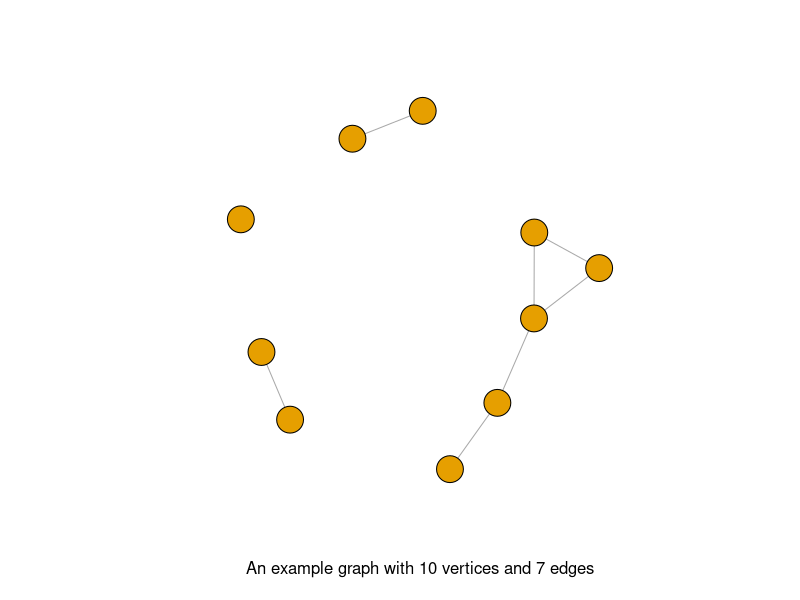
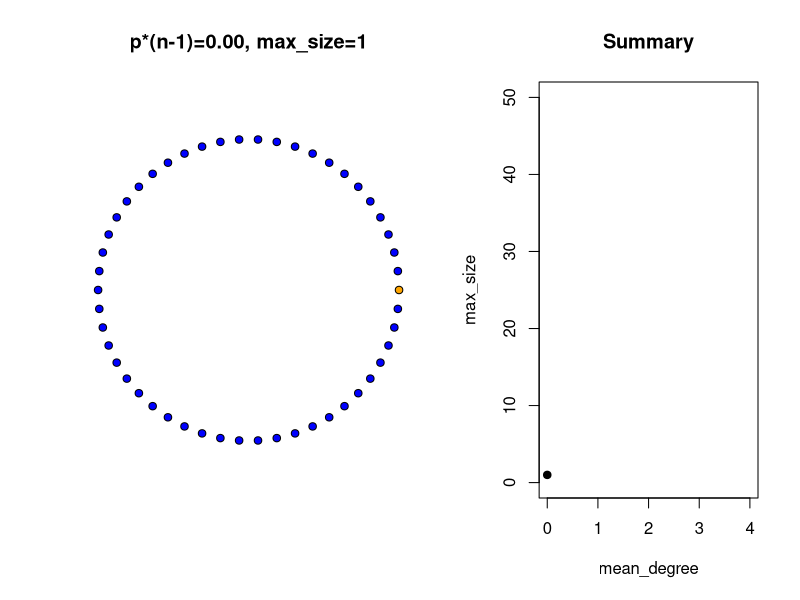
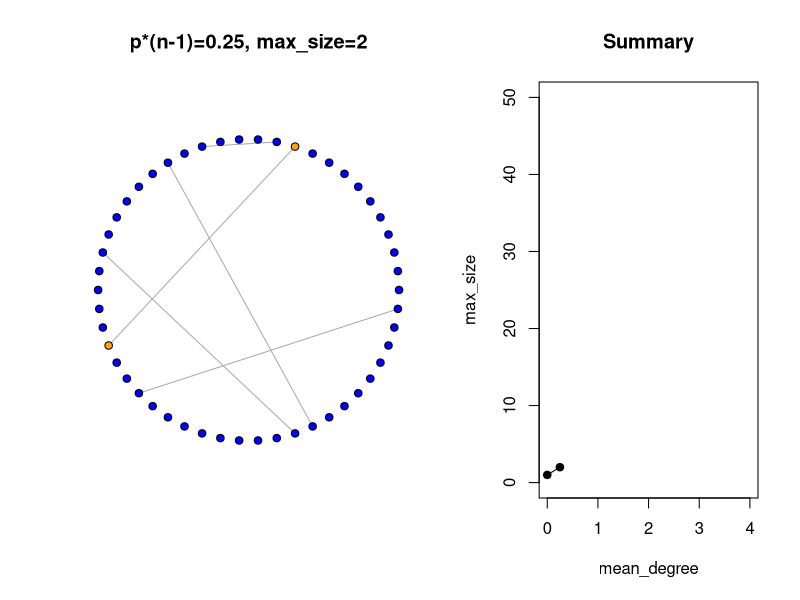
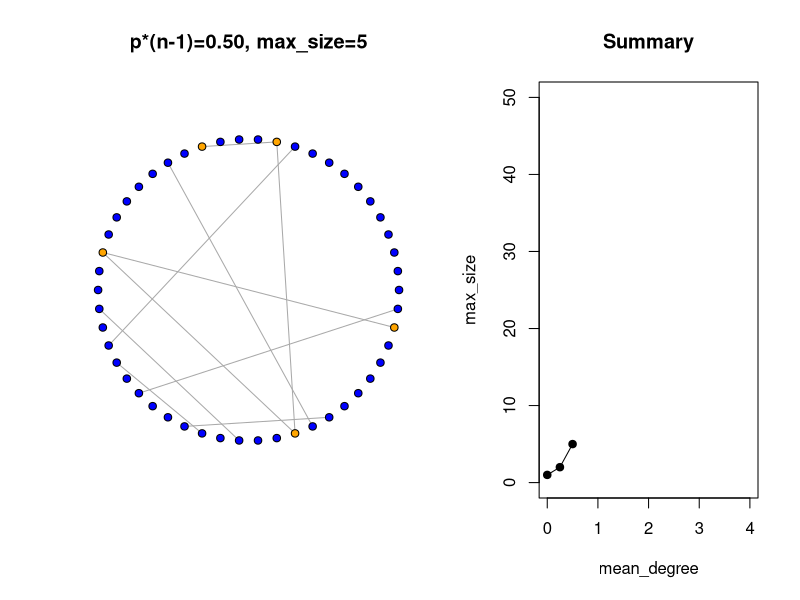
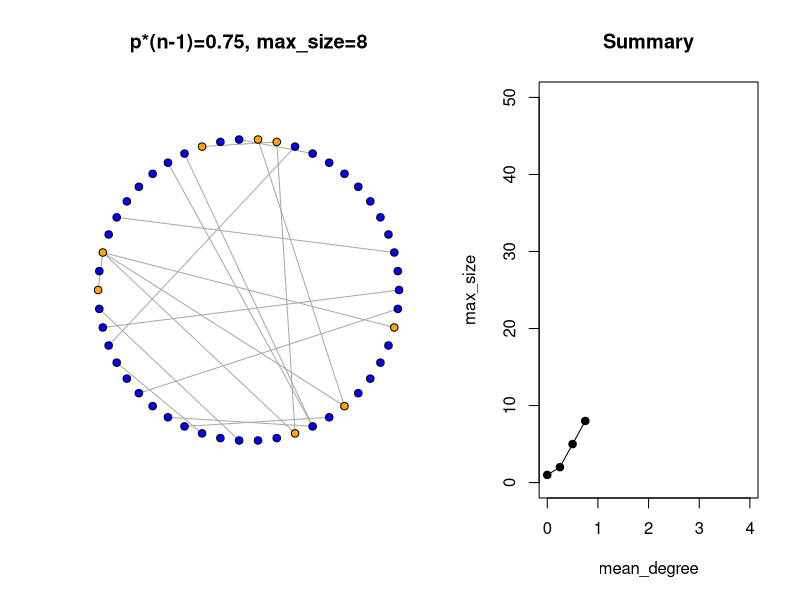
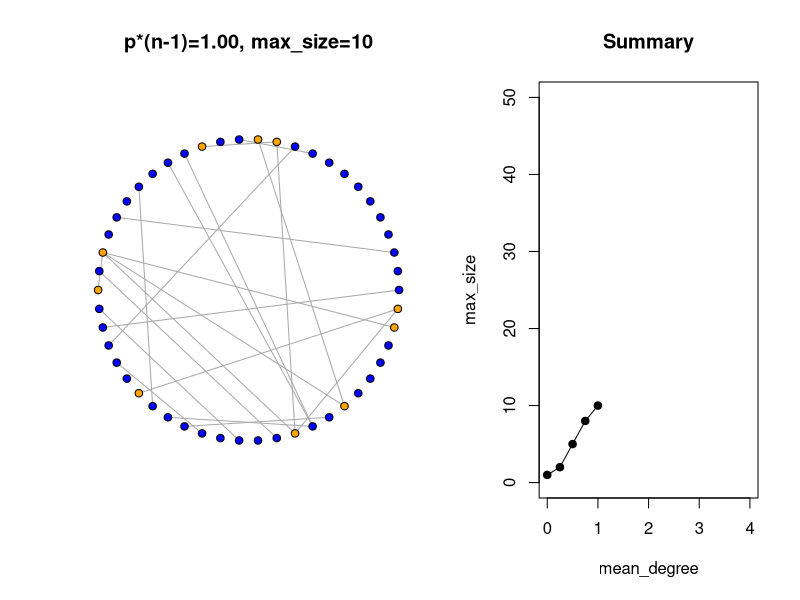
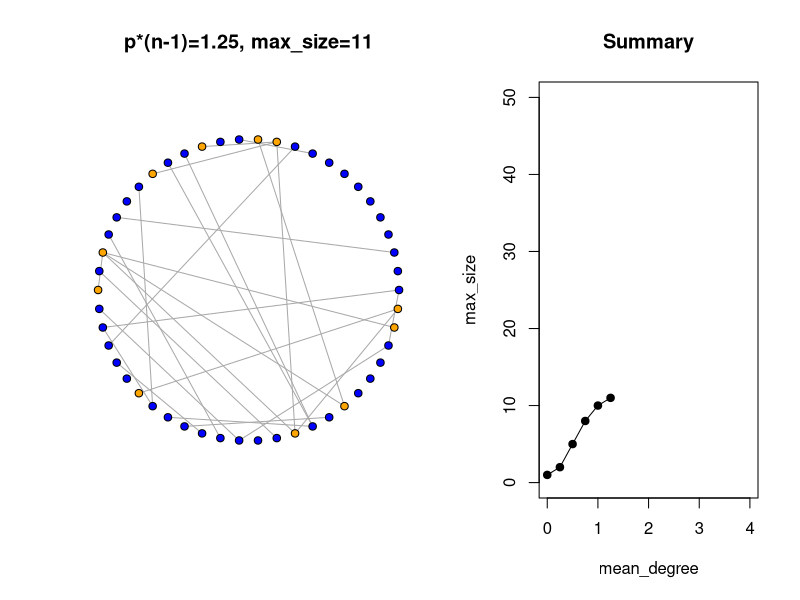
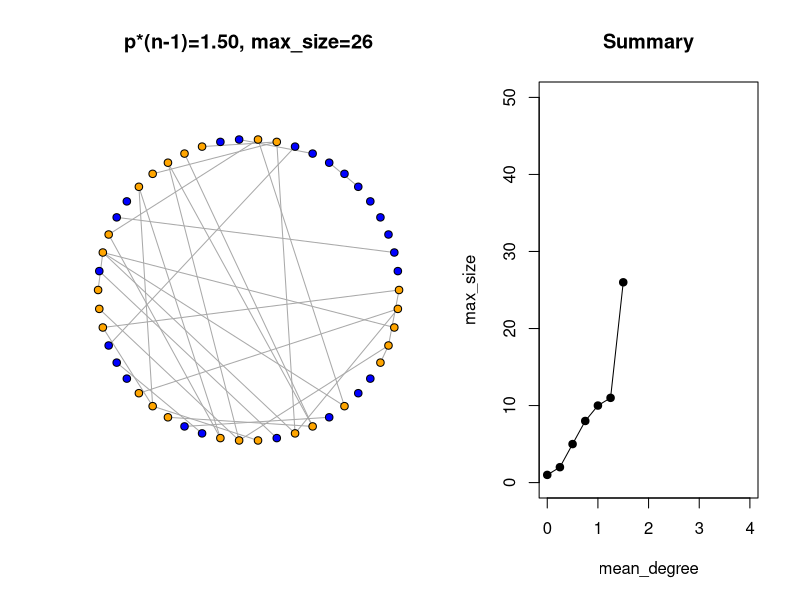

The R script that drew these images, in order:
## ---- chunk 1
knitr::opts_chunk$set(echo = TRUE)
## ---- chunk 2
library(igraph)
set.seed(3)
g_example = graph(edges=c(
    c(1, 2), c(1, 3), c(2, 3), c(3, 4),
    c(4, 5), c(6, 7), c(8, 9)),
    n=10, directed=F)
plot(g_example, vertex.label=NA,
     xlab="An example graph with 10 vertices and 7 edges")
## ---- chunk 3
library(igraph)

make_graph = function(n, p, seed=1) {
  set.seed(seed)
  probs = runif(n*(n-1)/2)
  k = 1
  edges = NULL
  for (i in 1:(n-1)) {
    for (j in (i+1):n) {
      if (probs[k] < p) {
        edges = c(edges, c(i, j))
      }
      k = k + 1
    }
  }
  return(graph(edges=edges, n=n, directed=F))
}

plot_graph = function(g, main="", layout=layout_in_circle, vsize=5) {
  comp = components(g)
  max_comp = (comp$membership == which.max(comp$csize))
  special = ifelse(max_comp, "orange", "blue")
  plot(g, layout=layout, vertex.size=vsize, vertex.label=NA,
       vertex.color=special, main=main)
}
## ---- chunk 4
n = 50
mean_degree = c(seq(0, 4, 0.25))
max_size = NULL
for (i in 1:length(mean_degree)) {
  d = mean_degree[i]
  p = d / (n-1)
  g = make_graph(n, p)
  max_size[i] = max(components(g)$csize)
  
  layout(matrix(c(1, 2), 1), c(4, 3))
  plot_graph(
    g, layout=layout_in_circle,
    main=paste0("p*(n-1)=", sprintf("%.2f", d), ", max_size=", max_size[i]))
  plot(c(0, max(mean_degree)), c(0, n), type="n",
       main="Summary", xlab="mean_degree", ylab="max_size")
  lines(mean_degree[1:i], max_size, type="o", pch=19)
}
## ---- chunk 5
n = 500
mean_degree = c(seq(0, 6, 0.25))
max_size = NULL
for (i in 1:length(mean_degree)) {
  d = mean_degree[i]
  p = d / (n-1)
  g = make_graph(n, p)
  max_size[i] = max(components(g)$csize)
  
  layout(matrix(c(1, 2), 1), c(4, 3))
  plot_graph(
    g, layout=layout_on_sphere,
    main=paste0("p*(n-1)=", sprintf("%.2f", d), ", max_size=", max_size[i]))
  plot(c(0, max(mean_degree)), c(0, n), type="n",
       main="Summary", xlab="mean_degree", ylab="max_size")
  lines(mean_degree[1:i], max_size, type="o", pch=19)
}
